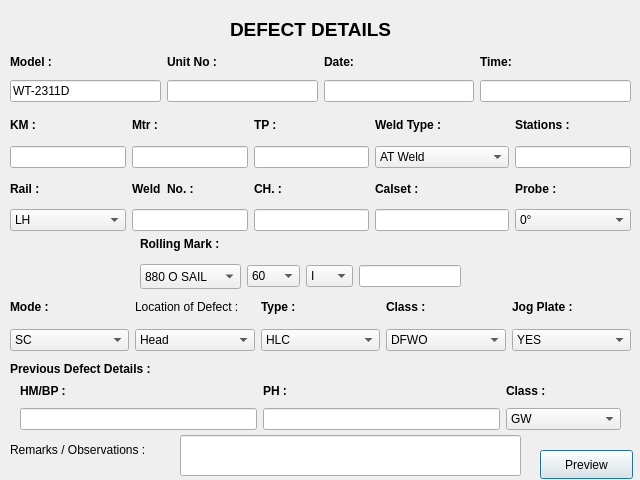
<?xml version="1.0" encoding="UTF-8"?>
<ui version="4.0">
 <class>TestDetails</class>
 <widget class="QDialog" name="TestDetails">
  <property name="geometry">
   <rect>
    <x>0</x>
    <y>0</y>
    <width>640</width>
    <height>480</height>
   </rect>
  </property>
  <property name="contextMenuPolicy">
   <enum>Qt::ContextMenuPolicy::DefaultContextMenu</enum>
  </property>
  <property name="acceptDrops">
   <bool>true</bool>
  </property>
  <widget class="QLabel" name="label_OthersObservations">
   <property name="geometry">
    <rect>
     <x>10</x>
     <y>440</y>
     <width>171</width>
     <height>20</height>
    </rect>
   </property>
   <property name="text">
    <string>Remarks / Observations :</string>
   </property>
  </widget>
  <widget class="QPushButton" name="pushButton_Preview">
   <property name="geometry">
    <rect>
     <x>540</x>
     <y>450</y>
     <width>93</width>
     <height>29</height>
    </rect>
   </property>
   <property name="text">
    <string>Preview</string>
   </property>
  </widget>
  <widget class="QLineEdit" name="lineEdit_OtherObservation">
   <property name="geometry">
    <rect>
     <x>180</x>
     <y>435</y>
     <width>341</width>
     <height>41</height>
    </rect>
   </property>
   <property name="acceptDrops">
    <bool>false</bool>
   </property>
   <property name="text">
    <string/>
   </property>
  </widget>
  <widget class="QLabel" name="label_DefectDetails">
   <property name="geometry">
    <rect>
     <x>230</x>
     <y>20</y>
     <width>161</width>
     <height>18</height>
    </rect>
   </property>
   <property name="font">
    <font>
     <pointsize>14</pointsize>
     <bold>true</bold>
    </font>
   </property>
   <property name="text">
    <string>DEFECT DETAILS</string>
   </property>
  </widget>
  <widget class="QWidget" name="gridLayoutWidget">
   <property name="geometry">
    <rect>
     <x>10</x>
     <y>50</y>
     <width>621</width>
     <height>52</height>
    </rect>
   </property>
   <layout class="QGridLayout" name="gridLayout">
    <item row="1" column="1">
     <widget class="QLineEdit" name="lineEdit_UnitNo">
      <property name="readOnly">
       <bool>true</bool>
      </property>
     </widget>
    </item>
    <item row="0" column="0">
     <widget class="QLabel" name="label_Model">
      <property name="font">
       <font>
        <bold>true</bold>
       </font>
      </property>
      <property name="text">
       <string>Model :</string>
      </property>
     </widget>
    </item>
    <item row="0" column="1">
     <widget class="QLabel" name="label_UnitNO">
      <property name="font">
       <font>
        <bold>true</bold>
       </font>
      </property>
      <property name="text">
       <string>Unit No :</string>
      </property>
     </widget>
    </item>
    <item row="0" column="2">
     <widget class="QLabel" name="label_Date">
      <property name="font">
       <font>
        <bold>true</bold>
       </font>
      </property>
      <property name="text">
       <string>Date:</string>
      </property>
     </widget>
    </item>
    <item row="1" column="0">
     <widget class="QLineEdit" name="lineEdit_Model">
      <property name="text">
       <string>WT-2311D</string>
      </property>
      <property name="readOnly">
       <bool>true</bool>
      </property>
     </widget>
    </item>
    <item row="1" column="2">
     <widget class="QLineEdit" name="lineEdit_Date">
      <property name="text">
       <string/>
      </property>
     </widget>
    </item>
    <item row="0" column="3">
     <widget class="QLabel" name="label_Time">
      <property name="font">
       <font>
        <bold>true</bold>
       </font>
      </property>
      <property name="text">
       <string>Time:</string>
      </property>
     </widget>
    </item>
    <item row="1" column="3">
     <widget class="QLineEdit" name="lineEdit_Time">
      <property name="text">
       <string/>
      </property>
     </widget>
    </item>
   </layout>
  </widget>
  <widget class="QWidget" name="gridLayoutWidget_2">
   <property name="geometry">
    <rect>
     <x>10</x>
     <y>110</y>
     <width>621</width>
     <height>121</height>
    </rect>
   </property>
   <layout class="QGridLayout" name="gridLayout_2">
    <item row="2" column="2">
     <widget class="QLineEdit" name="lineEdit_TP"/>
    </item>
    <item row="2" column="0">
     <widget class="QLineEdit" name="lineEdit_Km">
      <property name="text">
       <string/>
      </property>
     </widget>
    </item>
    <item row="2" column="1">
     <widget class="QLineEdit" name="lineEdit_Mtr"/>
    </item>
    <item row="0" column="3">
     <widget class="QLabel" name="label_WeldType">
      <property name="font">
       <font>
        <bold>true</bold>
       </font>
      </property>
      <property name="text">
       <string>Weld Type :</string>
      </property>
     </widget>
    </item>
    <item row="0" column="0">
     <widget class="QLabel" name="label_KM">
      <property name="font">
       <font>
        <bold>true</bold>
       </font>
      </property>
      <property name="text">
       <string>KM :</string>
      </property>
     </widget>
    </item>
    <item row="2" column="4">
     <widget class="QLineEdit" name="lineEdit_Stations"/>
    </item>
    <item row="0" column="2">
     <widget class="QLabel" name="label_TP">
      <property name="font">
       <font>
        <bold>true</bold>
       </font>
      </property>
      <property name="text">
       <string>TP :</string>
      </property>
     </widget>
    </item>
    <item row="0" column="1">
     <widget class="QLabel" name="label_Mtr">
      <property name="font">
       <font>
        <bold>true</bold>
       </font>
      </property>
      <property name="text">
       <string>Mtr :</string>
      </property>
     </widget>
    </item>
    <item row="2" column="3">
     <widget class="QComboBox" name="comboBox_WeldType">
      <property name="minimumSize">
       <size>
        <width>100</width>
        <height>0</height>
       </size>
      </property>
      <item>
       <property name="text">
        <string>AT Weld</string>
       </property>
      </item>
      <item>
       <property name="text">
        <string>FB Weld</string>
       </property>
      </item>
      <item>
       <property name="text">
        <string>SEJ</string>
       </property>
      </item>
      <item>
       <property name="text">
        <string>Points</string>
       </property>
      </item>
      <item>
       <property name="text">
        <string>Rail</string>
       </property>
      </item>
      <item>
       <property name="text">
        <string>Gas Pressure Weld</string>
       </property>
      </item>
     </widget>
    </item>
    <item row="0" column="4">
     <widget class="QLabel" name="label_Stations">
      <property name="font">
       <font>
        <bold>true</bold>
       </font>
      </property>
      <property name="text">
       <string>Stations :</string>
      </property>
     </widget>
    </item>
    <item row="3" column="0">
     <widget class="QLabel" name="label_Rail">
      <property name="font">
       <font>
        <bold>true</bold>
       </font>
      </property>
      <property name="text">
       <string>Rail :</string>
      </property>
     </widget>
    </item>
    <item row="4" column="0">
     <widget class="QComboBox" name="comboBox_Rail">
      <item>
       <property name="text">
        <string>LH</string>
       </property>
      </item>
      <item>
       <property name="text">
        <string>RH</string>
       </property>
      </item>
     </widget>
    </item>
    <item row="3" column="1">
     <widget class="QLabel" name="label_Weldno">
      <property name="font">
       <font>
        <bold>true</bold>
       </font>
      </property>
      <property name="text">
       <string>Weld  No. :</string>
      </property>
     </widget>
    </item>
    <item row="4" column="1">
     <widget class="QLineEdit" name="lineEdit_Weldno"/>
    </item>
    <item row="3" column="2">
     <widget class="QLabel" name="label_CH">
      <property name="font">
       <font>
        <bold>true</bold>
       </font>
      </property>
      <property name="text">
       <string>CH. :</string>
      </property>
     </widget>
    </item>
    <item row="4" column="2">
     <widget class="QLineEdit" name="lineEdit_CH">
      <property name="readOnly">
       <bool>true</bool>
      </property>
     </widget>
    </item>
    <item row="3" column="3">
     <widget class="QLabel" name="label_Calset">
      <property name="font">
       <font>
        <bold>true</bold>
       </font>
      </property>
      <property name="text">
       <string>Calset :</string>
      </property>
     </widget>
    </item>
    <item row="4" column="3">
     <widget class="QLineEdit" name="lineEdit_Calset">
      <property name="readOnly">
       <bool>true</bool>
      </property>
     </widget>
    </item>
    <item row="3" column="4">
     <widget class="QLabel" name="label_Probe">
      <property name="font">
       <font>
        <bold>true</bold>
       </font>
      </property>
      <property name="text">
       <string>Probe :</string>
      </property>
     </widget>
    </item>
    <item row="4" column="4">
     <widget class="QComboBox" name="comboBox_Probe">
      <item>
       <property name="text">
        <string>0°</string>
       </property>
      </item>
      <item>
       <property name="text">
        <string>17.5°</string>
       </property>
      </item>
      <item>
       <property name="text">
        <string>37°</string>
       </property>
      </item>
      <item>
       <property name="text">
        <string>45°</string>
       </property>
      </item>
      <item>
       <property name="text">
        <string>70°</string>
       </property>
      </item>
      <item>
       <property name="text">
        <string>2x70</string>
       </property>
      </item>
      <item>
       <property name="text">
        <string>2x45</string>
       </property>
      </item>
     </widget>
    </item>
   </layout>
  </widget>
  <widget class="QWidget" name="gridLayoutWidget_3">
   <property name="geometry">
    <rect>
     <x>140</x>
     <y>230</y>
     <width>321</width>
     <height>59</height>
    </rect>
   </property>
   <layout class="QGridLayout" name="gridLayout_3">
    <item row="1" column="0">
     <widget class="QComboBox" name="comboBox_Rollmark1">
      <property name="minimumSize">
       <size>
        <width>0</width>
        <height>25</height>
       </size>
      </property>
      <item>
       <property name="text">
        <string>880 O SAIL</string>
       </property>
      </item>
      <item>
       <property name="text">
        <string>R260 O SAIL</string>
       </property>
      </item>
      <item>
       <property name="text">
        <string>710 O SAIL</string>
       </property>
      </item>
      <item>
       <property name="text">
        <string>British Steel</string>
       </property>
      </item>
      <item>
       <property name="text">
        <string>MM IRS HSB</string>
       </property>
      </item>
      <item>
       <property name="text">
        <string>UIC O SAIL</string>
       </property>
      </item>
     </widget>
    </item>
    <item row="1" column="2">
     <widget class="QComboBox" name="comboBox_Month">
      <item>
       <property name="text">
        <string>I</string>
       </property>
      </item>
      <item>
       <property name="text">
        <string>II</string>
       </property>
      </item>
      <item>
       <property name="text">
        <string>III</string>
       </property>
      </item>
      <item>
       <property name="text">
        <string>IV</string>
       </property>
      </item>
      <item>
       <property name="text">
        <string>V</string>
       </property>
      </item>
      <item>
       <property name="text">
        <string>VI</string>
       </property>
      </item>
      <item>
       <property name="text">
        <string>VII</string>
       </property>
      </item>
      <item>
       <property name="text">
        <string>VIII</string>
       </property>
      </item>
      <item>
       <property name="text">
        <string>IX</string>
       </property>
      </item>
      <item>
       <property name="text">
        <string>X</string>
       </property>
      </item>
      <item>
       <property name="text">
        <string>XI</string>
       </property>
      </item>
      <item>
       <property name="text">
        <string>XII</string>
       </property>
      </item>
     </widget>
    </item>
    <item row="0" column="0">
     <widget class="QLabel" name="label_Rollingmark">
      <property name="minimumSize">
       <size>
        <width>0</width>
        <height>25</height>
       </size>
      </property>
      <property name="font">
       <font>
        <bold>true</bold>
       </font>
      </property>
      <property name="text">
       <string>Rolling Mark :</string>
      </property>
     </widget>
    </item>
    <item row="1" column="1">
     <widget class="QComboBox" name="comboBox_kg">
      <item>
       <property name="text">
        <string>60</string>
       </property>
      </item>
      <item>
       <property name="text">
        <string>52</string>
       </property>
      </item>
      <item>
       <property name="text">
        <string>90R</string>
       </property>
      </item>
      <item>
       <property name="text">
        <string>36</string>
       </property>
      </item>
     </widget>
    </item>
    <item row="1" column="3">
     <widget class="QLineEdit" name="lineEdit_Rollmarkyear"/>
    </item>
   </layout>
  </widget>
  <widget class="QWidget" name="gridLayoutWidget_4">
   <property name="geometry">
    <rect>
     <x>10</x>
     <y>290</y>
     <width>621</width>
     <height>61</height>
    </rect>
   </property>
   <layout class="QGridLayout" name="gridLayout_4">
    <item row="0" column="0">
     <widget class="QLabel" name="label_Mode">
      <property name="font">
       <font>
        <bold>true</bold>
       </font>
      </property>
      <property name="text">
       <string>Mode :</string>
      </property>
     </widget>
    </item>
    <item row="1" column="2">
     <widget class="QComboBox" name="comboBox_Type">
      <item>
       <property name="text">
        <string>HLC</string>
       </property>
      </item>
      <item>
       <property name="text">
        <string>VTC</string>
       </property>
      </item>
      <item>
       <property name="text">
        <string>VLC</string>
       </property>
      </item>
     </widget>
    </item>
    <item row="1" column="3">
     <widget class="QComboBox" name="comboBox_Class">
      <item>
       <property name="text">
        <string>DFWO</string>
       </property>
      </item>
      <item>
       <property name="text">
        <string>DFWR</string>
       </property>
      </item>
      <item>
       <property name="text">
        <string>DFWN</string>
       </property>
      </item>
      <item>
       <property name="text">
        <string>GW</string>
       </property>
      </item>
      <item>
       <property name="text">
        <string>NR</string>
       </property>
      </item>
      <item>
       <property name="text">
        <string>OBS</string>
       </property>
      </item>
      <item>
       <property name="text">
        <string>OBSW</string>
       </property>
      </item>
      <item>
       <property name="text">
        <string>IMRW</string>
       </property>
      </item>
      <item>
       <property name="text">
        <string>No Defect</string>
       </property>
      </item>
     </widget>
    </item>
    <item row="0" column="3">
     <widget class="QLabel" name="label_Class">
      <property name="font">
       <font>
        <bold>true</bold>
       </font>
      </property>
      <property name="text">
       <string>Class :</string>
      </property>
     </widget>
    </item>
    <item row="0" column="2">
     <widget class="QLabel" name="label_Type">
      <property name="font">
       <font>
        <bold>true</bold>
       </font>
      </property>
      <property name="text">
       <string>Type :</string>
      </property>
     </widget>
    </item>
    <item row="0" column="1">
     <widget class="QLabel" name="label_LocOfDefect">
      <property name="text">
       <string>Location of Defect :</string>
      </property>
     </widget>
    </item>
    <item row="1" column="0">
     <widget class="QComboBox" name="comboBox_Mode">
      <item>
       <property name="text">
        <string>SC</string>
       </property>
      </item>
      <item>
       <property name="text">
        <string>DC</string>
       </property>
      </item>
     </widget>
    </item>
    <item row="1" column="1">
     <widget class="QComboBox" name="comboBox_LocOfDefect">
      <item>
       <property name="text">
        <string>Head</string>
       </property>
      </item>
      <item>
       <property name="text">
        <string>Web</string>
       </property>
      </item>
      <item>
       <property name="text">
        <string>Flange</string>
       </property>
      </item>
      <item>
       <property name="text">
        <string>Foot</string>
       </property>
      </item>
     </widget>
    </item>
    <item row="0" column="4">
     <widget class="QLabel" name="label_FP">
      <property name="font">
       <font>
        <bold>true</bold>
       </font>
      </property>
      <property name="text">
       <string>Jog Plate :</string>
      </property>
     </widget>
    </item>
    <item row="1" column="4">
     <widget class="QComboBox" name="comboBox_FP">
      <item>
       <property name="text">
        <string>YES</string>
       </property>
      </item>
      <item>
       <property name="text">
        <string>NO</string>
       </property>
      </item>
      <item>
       <property name="text">
        <string>FP/B</string>
       </property>
      </item>
      <item>
       <property name="text">
        <string>FP/C</string>
       </property>
      </item>
      <item>
       <property name="text">
        <string>NFP</string>
       </property>
      </item>
     </widget>
    </item>
   </layout>
  </widget>
  <widget class="QLabel" name="label_Prevdefectdetails">
   <property name="geometry">
    <rect>
     <x>10</x>
     <y>360</y>
     <width>201</width>
     <height>17</height>
    </rect>
   </property>
   <property name="font">
    <font>
     <bold>true</bold>
    </font>
   </property>
   <property name="text">
    <string>Previous Defect Details :</string>
   </property>
  </widget>
  <widget class="QWidget" name="gridLayoutWidget_5">
   <property name="geometry">
    <rect>
     <x>20</x>
     <y>380</y>
     <width>601</width>
     <height>50</height>
    </rect>
   </property>
   <layout class="QGridLayout" name="gridLayout_5">
    <item row="0" column="2">
     <widget class="QLabel" name="label_3">
      <property name="font">
       <font>
        <bold>true</bold>
       </font>
      </property>
      <property name="text">
       <string>Class :</string>
      </property>
     </widget>
    </item>
    <item row="0" column="0">
     <widget class="QLabel" name="label">
      <property name="font">
       <font>
        <bold>true</bold>
       </font>
      </property>
      <property name="text">
       <string>HM/BP :</string>
      </property>
     </widget>
    </item>
    <item row="0" column="1">
     <widget class="QLabel" name="label_2">
      <property name="font">
       <font>
        <bold>true</bold>
       </font>
      </property>
      <property name="text">
       <string>PH :</string>
      </property>
     </widget>
    </item>
    <item row="1" column="0">
     <widget class="QLineEdit" name="lineEdit_PrevHM"/>
    </item>
    <item row="1" column="1">
     <widget class="QLineEdit" name="lineEdit_PrevPH"/>
    </item>
    <item row="1" column="2">
     <widget class="QComboBox" name="comboBox">
      <property name="minimumSize">
       <size>
        <width>115</width>
        <height>0</height>
       </size>
      </property>
      <item>
       <property name="text">
        <string>GW</string>
       </property>
      </item>
      <item>
       <property name="text">
        <string>DFWN</string>
       </property>
      </item>
      <item>
       <property name="text">
        <string>DFWR</string>
       </property>
      </item>
      <item>
       <property name="text">
        <string>DFWO</string>
       </property>
      </item>
      <item>
       <property name="text">
        <string>DFWNR</string>
       </property>
      </item>
      <item>
       <property name="text">
        <string>OBSW</string>
       </property>
      </item>
      <item>
       <property name="text">
        <string>IMRW</string>
       </property>
      </item>
     </widget>
    </item>
   </layout>
  </widget>
 </widget>
 <resources/>
 <connections/>
</ui>
